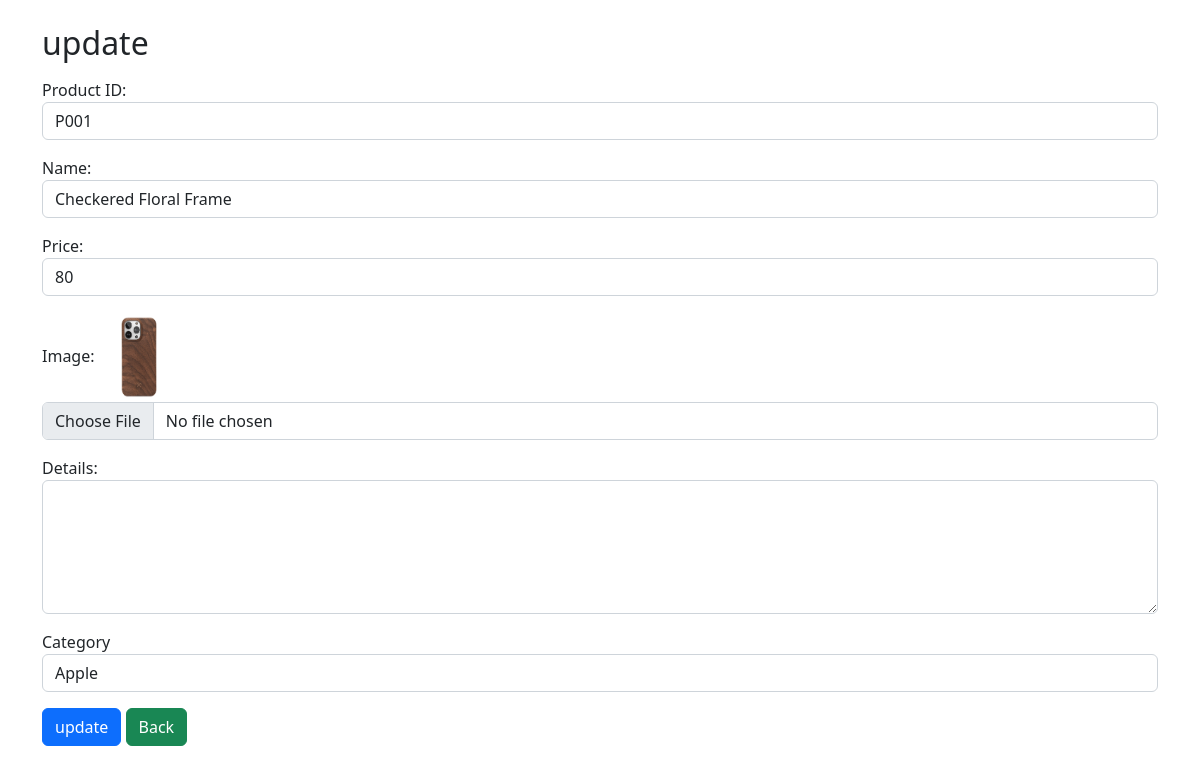
The app's page /admin/edit.php?id=P001 with its own data.
### tables this page shows
create table product
(
	productID varchar(10) not null primary key,
    productName varchar(50) not null,
    productPrice int not null,
    productImage varchar(20) null,
    productDetails varchar(500) null,
    categoryID int not null,
    constraint fk_catid foreign key (categoryID) 
	references category(categoryID)    
);

create table category
(
	categoryID int auto_increment primary key,
    categoryName varchar(30) not null unique
);

### admin/edit.php (the view, shortened to what this page needs)
<?php
    require_once("../connection/connectdb.php");
?>
<?php
    try {
        $sql = "select * from category";
        $stmt_cat = $conn->query($sql);
        $rows_cat = $stmt_cat->fetchAll();
    } catch(PDOException $ex) {
        echo "Error: " . $ex->getMessage();
    }
    try {
        $sql = "select * from product where productID = ?";
        $stmt_edit = $conn->prepare($sql);
        $stmt_edit->bindParam(1, $_GET['id']);
        $stmt_edit->execute();
        $row_edit = $stmt_edit->fetch();
    }catch(PDOException $ex) {
        echo 'Error: ' . $ex->getMessage();
    }
    ?>
<!DOCTYPE html>
<html lang="en">
<head>
    <link href="https://cdn.jsdelivr.net/npm/bootstrap@5.2.3/dist/css/bootstrap.min.css" rel="stylesheet">
    <link href="https://cdnjs.cloudflare.com/ajax/libs/font-awesome/6.2.1/css/all.min.css" rel="stylesheet">
</head>
<body>
    <div class="container mt-4">
        <h2>update </h2>
        <form action="<?php echo $_SERVER['PHP_SELF'] ?>" method="POST">
            <div class="mb-3 mt-3">
                <label>Product ID:</label>
                <input type="text" class="form-control"
                        value="<?php echo $row_edit['productID'] ?>"  name="id" readonly >
            </div>
            <div class="mb-3">
                <label >Name:</label>
                <input type="text" class="form-control"
                value="<?php echo $row_edit[ 'productName'] ?>"name="name">
            </div>
            <div class="mb-3 mt-3">
                <label> Price: </label>
                <input type="number" class="form-control"
                value="<?php echo $row_edit['productPrice'] ?>" name="price">
            <div class="mb-3 mt-3">
                <label>Image: </label>
                <img src="../Images/products/<?= $row_edit['productImage'] ?>"
                     alt="no image" height="90px" width="80px">
                <input type="file" class="form-control" name="image">
            </div>
            <div class="mb-3">
                <label> Details:</label>
                <textarea type="detailsr" rows="5" class="form-control"> </textarea>
            </div>
            <div class="mb-3">
                <label> Category</label>
                <select name="category" class="form-control">
                    <?php foreach($rows_cat as $row)  { ?>
                    <option value="<?php echo  $row['categoryID'] ?>"
                            <?php echo $row['categoryID'] == $row_edit['categoryID'] ? 'selected' : '' ?>   >
                            <?php echo $row['categoryName'] ?>
                    </option>
                    <?php } ?>
                </select>
            </div>
            <button type="submit" class="btn btn-primary" name="update">update </button>
            <a href="product.php" class="btn btn-success">Back</a>
        </form>
    </div>
</body>
</html>

### records on screen
product: id "P001", name "Checkered Floral Frame", price "80", productImage (picture), category "Apple"
